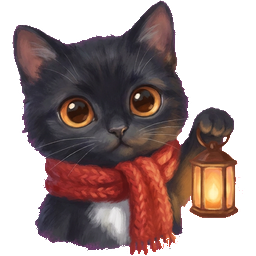
#> input picture assets/assets/game/musicbox/jingle/picker.0c329d0a9df132228daaae09c44b9e99.png, 256 x 256 px
$ python compress_image.py ../../assets/assets/game/musicbox/jingle/picker.0c329d0a9df132228daaae09c44b9e99.png 5 5 5
#> lines starting #> are read from the running program, lines starting #| are printed output that depends on the picture
import sys
from PIL import Image
import os

path = sys.argv[1]
target = int(sys.argv[2])
max_attempts = int(sys.argv[3])
min_q = int(sys.argv[4])

size = os.path.getsize(path)
if size <= target:
    sys.exit(0)

ext = os.path.splitext(path)[1].lower()
img = Image.open(path)
#> img is the input picture: PIL image 256x256 RGBA; mean R, G, B, A 62.5, 42.8, 41, 147.2
img.load()

temp_out = path + ".tmp"

if ext in ['.jpg', '.jpeg']:
    quality = 85
    for _ in range(max_attempts):
        img.save(temp_out, 'JPEG', quality=quality, optimize=True)
        if os.path.getsize(temp_out) <= target:
            os.replace(temp_out, path)
            sys.exit(0)
        if quality <= min_q:
            break
        quality = max(min_q, quality - 10)
elif ext == '.png':
    img.save(temp_out, 'PNG', optimize=True, compress_level=9)
    if os.path.getsize(temp_out) <= target:
        os.replace(temp_out, path)
        sys.exit(0)
    quality = 90
    for _ in range(max_attempts):
        q_img = img.quantize(colors=max(16, int(256 * (quality / 100))))
        q_img.save(temp_out, 'PNG', optimize=True)
        if os.path.getsize(temp_out) <= target:
            os.replace(temp_out, path)
            sys.exit(0)
        if quality <= min_q:
            break
        quality = max(min_q, quality - 15)
#> this loop made 5 passes
#> pass 1, `q_img = img.quantize(colors=max(16, int(256 * (quality / 100))))`:
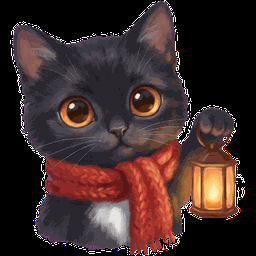
#> q_img: PIL image 256x256 P; mean R, G, B 62.1, 42.5, 40.8
#> after the loop:
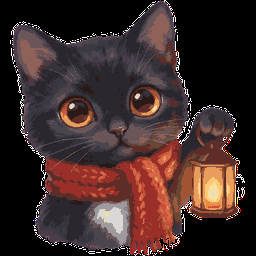
#> q_img: PIL image 256x256 P; mean R, G, B 62.2, 42.5, 40.8

if os.path.exists(temp_out):
    os.remove(temp_out)

print(f"Failed to compress image to target size {target} bytes", file=sys.stderr)
#> (the run stopped early here; a loop or call above may not have finished)

$ run again, on assets/assets/game/musicbox/jingle/obj_ground_gift_red.ace4145b0879184ca4640974778f0eb0.png
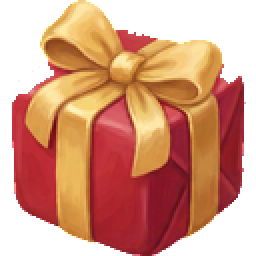
#> input picture assets/assets/game/musicbox/jingle/obj_ground_gift_red.ace4145b0879184ca4640974778f0eb0.png, 128 x 128 px (shown 2 times larger)
#> img is the input picture: PIL image 128x128 RGBA; mean R, G, B, A 136.7, 76.7, 52.1, 171.3
#> the loop `for _ in range(max_attempts):` made 5 passes
#> pass 1, `q_img = img.quantize(colors=max(16, int(256 * (quality / 100))))`:
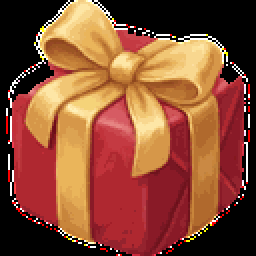
#> q_img: PIL image 128x128 P (shown 2 times larger); mean R, G, B 136.4, 76.5, 51.7

$ run again, on assets/assets/game/musicbox/jingle/vehicle.d834816878703f684a503ce511c7b15c.png
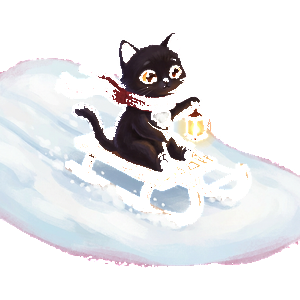
#> input picture assets/assets/game/musicbox/jingle/vehicle.d834816878703f684a503ce511c7b15c.png, 300 x 300 px
#> img is the input picture: PIL image 300x300 RGBA; mean R, G, B, A 100.9, 100.5, 102, 114
#> the loop `for _ in range(max_attempts):` made 5 passes
#> pass 1, `q_img = img.quantize(colors=max(16, int(256 * (quality / 100))))`:
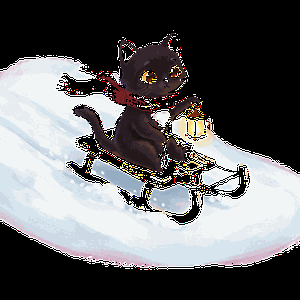
#> q_img: PIL image 300x300 P; mean R, G, B 100.7, 100.4, 101.7
